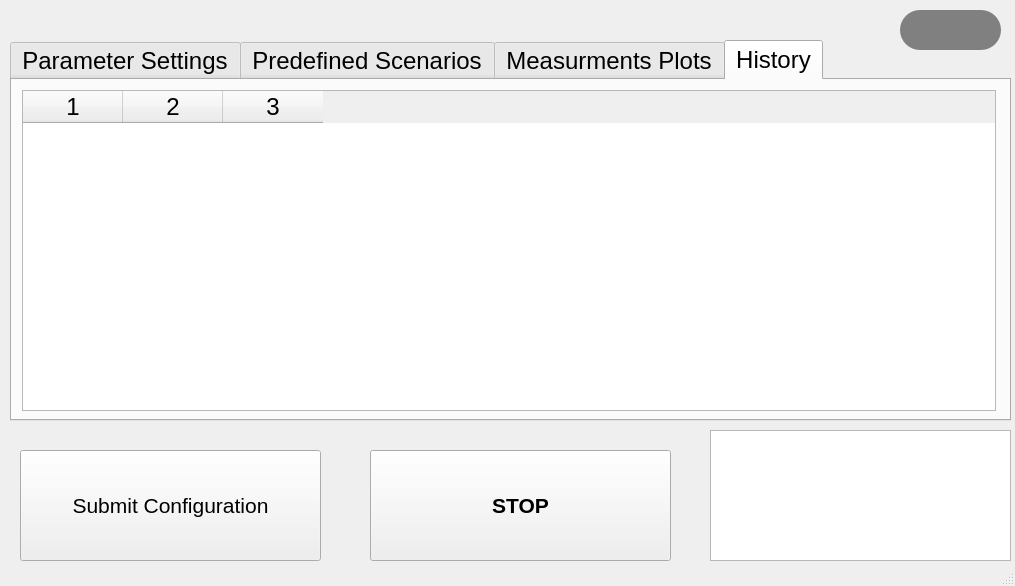
<?xml version="1.0" encoding="UTF-8"?>
<ui version="4.0">
 <class>ImpellaMockLoopGUI</class>
 <widget class="QMainWindow" name="ImpellaMockLoopGUI">
  <property name="geometry">
   <rect>
    <x>0</x>
    <y>0</y>
    <width>1015</width>
    <height>586</height>
   </rect>
  </property>
  <property name="windowTitle">
   <string>MainWindow</string>
  </property>
  <widget class="QWidget" name="centralwidget">
   <widget class="QTabWidget" name="tabWidget">
    <property name="geometry">
     <rect>
      <x>10</x>
      <y>40</y>
      <width>1001</width>
      <height>381</height>
     </rect>
    </property>
    <property name="font">
     <font>
      <family>Arial</family>
      <pointsize>18</pointsize>
      <bold>false</bold>
     </font>
    </property>
    <property name="tabPosition">
     <enum>QTabWidget::TabPosition::North</enum>
    </property>
    <property name="tabShape">
     <enum>QTabWidget::TabShape::Rounded</enum>
    </property>
    <property name="currentIndex">
     <number>3</number>
    </property>
    <property name="iconSize">
     <size>
      <width>20</width>
      <height>20</height>
     </size>
    </property>
    <widget class="QWidget" name="tab_1">
     <attribute name="title">
      <string>Parameter Settings</string>
     </attribute>
     <widget class="QPushButton" name="decreaseButton_2">
      <property name="geometry">
       <rect>
        <x>450</x>
        <y>190</y>
        <width>91</width>
        <height>81</height>
       </rect>
      </property>
      <property name="font">
       <font>
        <family>Arial</family>
        <pointsize>12</pointsize>
        <bold>true</bold>
       </font>
      </property>
      <property name="text">
       <string>- 0.1</string>
      </property>
     </widget>
     <widget class="QLabel" name="StrokeLabel">
      <property name="geometry">
       <rect>
        <x>220</x>
        <y>200</y>
        <width>171</width>
        <height>41</height>
       </rect>
      </property>
      <property name="font">
       <font>
        <family>Arial</family>
        <pointsize>12</pointsize>
        <bold>false</bold>
       </font>
      </property>
      <property name="text">
       <string>Stroke Length =     cm</string>
      </property>
     </widget>
     <widget class="QPushButton" name="increaseButton">
      <property name="geometry">
       <rect>
        <x>580</x>
        <y>80</y>
        <width>91</width>
        <height>81</height>
       </rect>
      </property>
      <property name="font">
       <font>
        <family>Arial</family>
        <pointsize>12</pointsize>
        <bold>true</bold>
       </font>
      </property>
      <property name="text">
       <string>+ 10</string>
      </property>
     </widget>
     <widget class="QPushButton" name="increaseButton_2">
      <property name="geometry">
       <rect>
        <x>580</x>
        <y>190</y>
        <width>91</width>
        <height>81</height>
       </rect>
      </property>
      <property name="font">
       <font>
        <family>Arial</family>
        <pointsize>12</pointsize>
        <bold>true</bold>
       </font>
      </property>
      <property name="text">
       <string>+ 0.1</string>
      </property>
     </widget>
     <widget class="QLabel" name="frequencyLabel">
      <property name="geometry">
       <rect>
        <x>220</x>
        <y>110</y>
        <width>181</width>
        <height>41</height>
       </rect>
      </property>
      <property name="font">
       <font>
        <family>Arial</family>
        <pointsize>12</pointsize>
        <bold>false</bold>
       </font>
      </property>
      <property name="text">
       <string>Frequency =     Bpm </string>
      </property>
     </widget>
     <widget class="QPushButton" name="decreaseButton">
      <property name="geometry">
       <rect>
        <x>450</x>
        <y>80</y>
        <width>91</width>
        <height>81</height>
       </rect>
      </property>
      <property name="font">
       <font>
        <family>Arial</family>
        <pointsize>12</pointsize>
        <bold>true</bold>
       </font>
      </property>
      <property name="text">
       <string>- 10</string>
      </property>
     </widget>
    </widget>
    <widget class="QWidget" name="tab_2">
     <attribute name="title">
      <string>Predefined Scenarios</string>
     </attribute>
     <widget class="QWidget" name="">
      <property name="geometry">
       <rect>
        <x>20</x>
        <y>0</y>
        <width>301</width>
        <height>351</height>
       </rect>
      </property>
      <layout class="QVBoxLayout" name="verticalLayout">
       <item>
        <widget class="QPushButton" name="condiButton">
         <property name="text">
          <string>Scenario 1</string>
         </property>
        </widget>
       </item>
       <item>
        <widget class="QPushButton" name="condiButton_2">
         <property name="text">
          <string>Scenario 2</string>
         </property>
        </widget>
       </item>
       <item>
        <widget class="QPushButton" name="condiButton_3">
         <property name="text">
          <string>Scenario 3</string>
         </property>
        </widget>
       </item>
       <item>
        <widget class="QPushButton" name="condiButton_4">
         <property name="text">
          <string>Scenario 4</string>
         </property>
        </widget>
       </item>
      </layout>
     </widget>
     <widget class="QWidget" name="layoutWidget">
      <property name="geometry">
       <rect>
        <x>390</x>
        <y>0</y>
        <width>301</width>
        <height>351</height>
       </rect>
      </property>
      <layout class="QVBoxLayout" name="verticalLayout_2">
       <item>
        <widget class="QPushButton" name="condiButton_5">
         <property name="enabled">
          <bool>true</bool>
         </property>
         <property name="maximumSize">
          <size>
           <width>500</width>
           <height>35</height>
          </size>
         </property>
         <property name="text">
          <string>Scenario 5</string>
         </property>
        </widget>
       </item>
       <item>
        <widget class="QPushButton" name="condiButton_6">
         <property name="text">
          <string>Scenario 6</string>
         </property>
        </widget>
       </item>
       <item>
        <widget class="QPushButton" name="condiButton_7">
         <property name="text">
          <string>Scenario 7</string>
         </property>
        </widget>
       </item>
       <item>
        <widget class="QPushButton" name="condiButton_8">
         <property name="text">
          <string>Scenario 8</string>
         </property>
        </widget>
       </item>
      </layout>
     </widget>
    </widget>
    <widget class="QWidget" name="tab_3">
     <attribute name="title">
      <string>Measurments Plots</string>
     </attribute>
    </widget>
    <widget class="QWidget" name="tab_4">
     <attribute name="title">
      <string>History</string>
     </attribute>
     <widget class="QTableWidget" name="historyTableWidget">
      <property name="geometry">
       <rect>
        <x>10</x>
        <y>10</y>
        <width>974</width>
        <height>321</height>
       </rect>
      </property>
      <property name="inputMethodHints">
       <set>Qt::InputMethodHint::ImhNone</set>
      </property>
      <property name="columnCount">
       <number>3</number>
      </property>
      <column/>
      <column/>
      <column/>
     </widget>
    </widget>
   </widget>
   <widget class="QPushButton" name="submitButton">
    <property name="geometry">
     <rect>
      <x>20</x>
      <y>450</y>
      <width>301</width>
      <height>111</height>
     </rect>
    </property>
    <property name="font">
     <font>
      <family>Arial</family>
      <pointsize>16</pointsize>
     </font>
    </property>
    <property name="text">
     <string>Submit Configuration</string>
    </property>
   </widget>
   <widget class="QPushButton" name="stopButton">
    <property name="geometry">
     <rect>
      <x>370</x>
      <y>450</y>
      <width>301</width>
      <height>111</height>
     </rect>
    </property>
    <property name="font">
     <font>
      <family>Arial</family>
      <pointsize>16</pointsize>
      <bold>true</bold>
     </font>
    </property>
    <property name="text">
     <string>STOP</string>
    </property>
   </widget>
   <widget class="QLabel" name="stateLabel_2">
    <property name="geometry">
     <rect>
      <x>900</x>
      <y>10</y>
      <width>101</width>
      <height>40</height>
     </rect>
    </property>
    <property name="styleSheet">
     <string notr="true">background-color: gray;
border-radius: 20px;</string>
    </property>
    <property name="text">
     <string/>
    </property>
    <property name="alignment">
     <set>Qt::AlignmentFlag::AlignCenter</set>
    </property>
   </widget>
   <widget class="QPlainTextEdit" name="logTextEdit">
    <property name="geometry">
     <rect>
      <x>710</x>
      <y>430</y>
      <width>301</width>
      <height>131</height>
     </rect>
    </property>
    <property name="readOnly">
     <bool>true</bool>
    </property>
   </widget>
  </widget>
  <widget class="QStatusBar" name="statusbar"/>
 </widget>
 <resources/>
 <connections/>
</ui>
